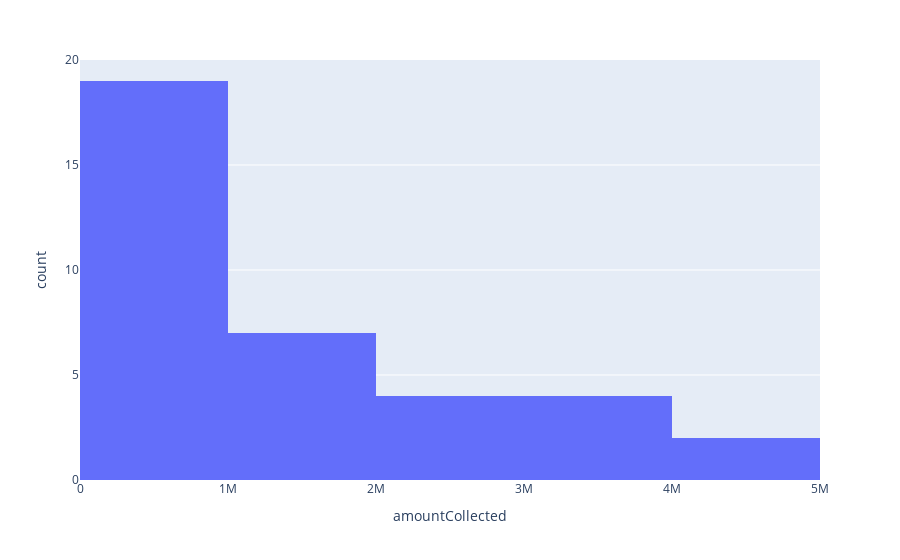

Notebook source saved alongside this figure:
### Code cell
fig = px.histogram(new_df2[0:], x="amountCollected")
fig.show()

### Figure 1 — Plotly figure (JSON) as saved in the notebook; plotly's stock layout.template omitted (floating-point values rounded to 4 significant figures)
{"data": [{"alignmentgroup": "True", "bingroup": "x", "hovertemplate": "amountCollected=%{x}<br>count=%{y}<extra></extra>", "legendgroup": "", "marker": {"color": "#636efa", "pattern": {"shape": ""}}, "name": "", "offsetgroup": "", "orientation": "v", "showlegend": false, "type": "histogram", "x": [213720, 106080, 335940, 97720, 334440, 304940, 276440, 281070, 926880, 1221750, 1776080, 1359760, 876090, 1016180, 1333920, 1087300, 970120, 2376030, 2073400, 3349510, 3140340, 3092460, 3675320, 4039340, 1132800, 4294820, 2813410, 2617880, 558030, 336320, 792840, 539070, 689720, 578600, 542060, 352700], "xaxis": "x", "yaxis": "y"}], "layout": {"autosize": true, "barmode": "relative", "legend": {"tracegroupgap": 0}, "margin": {"t": 60}, "xaxis": {"anchor": "y", "autorange": true, "domain": [0, 1], "range": [-0.5, 5000000.0], "showspikes": false, "title": {"text": "amountCollected"}, "type": "linear"}, "yaxis": {"anchor": "x", "autorange": true, "domain": [0, 1], "range": [0, 20], "showspikes": false, "title": {"text": "count"}}}}
